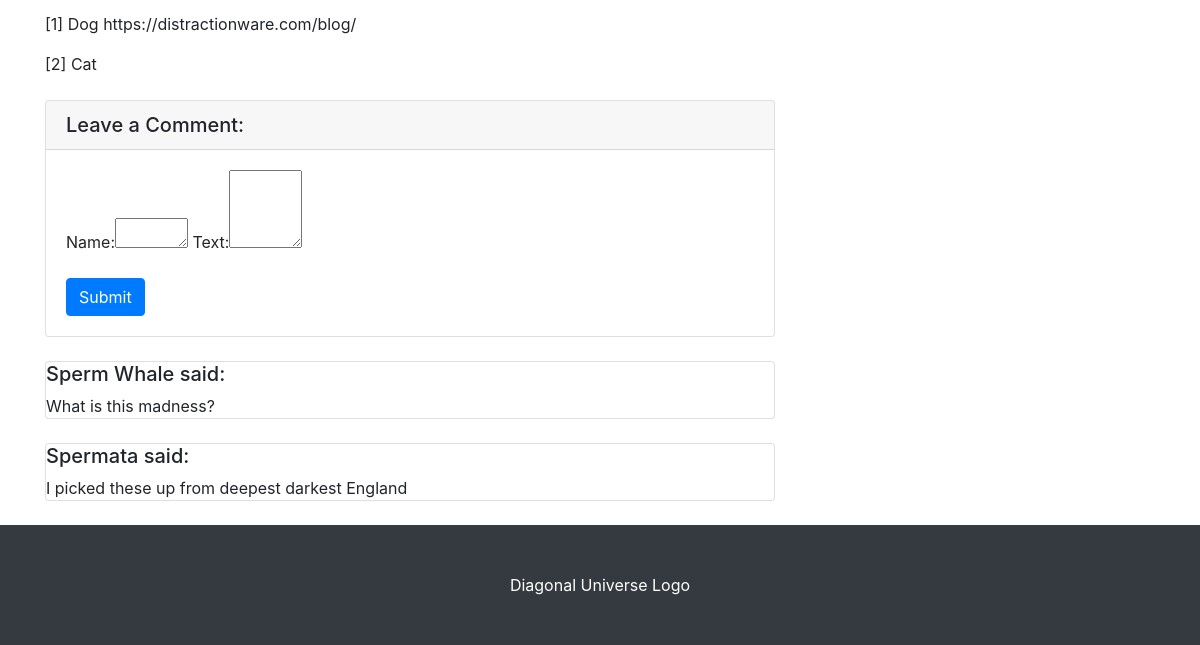
/ (lower part), run on an earlier commit of the app's database.
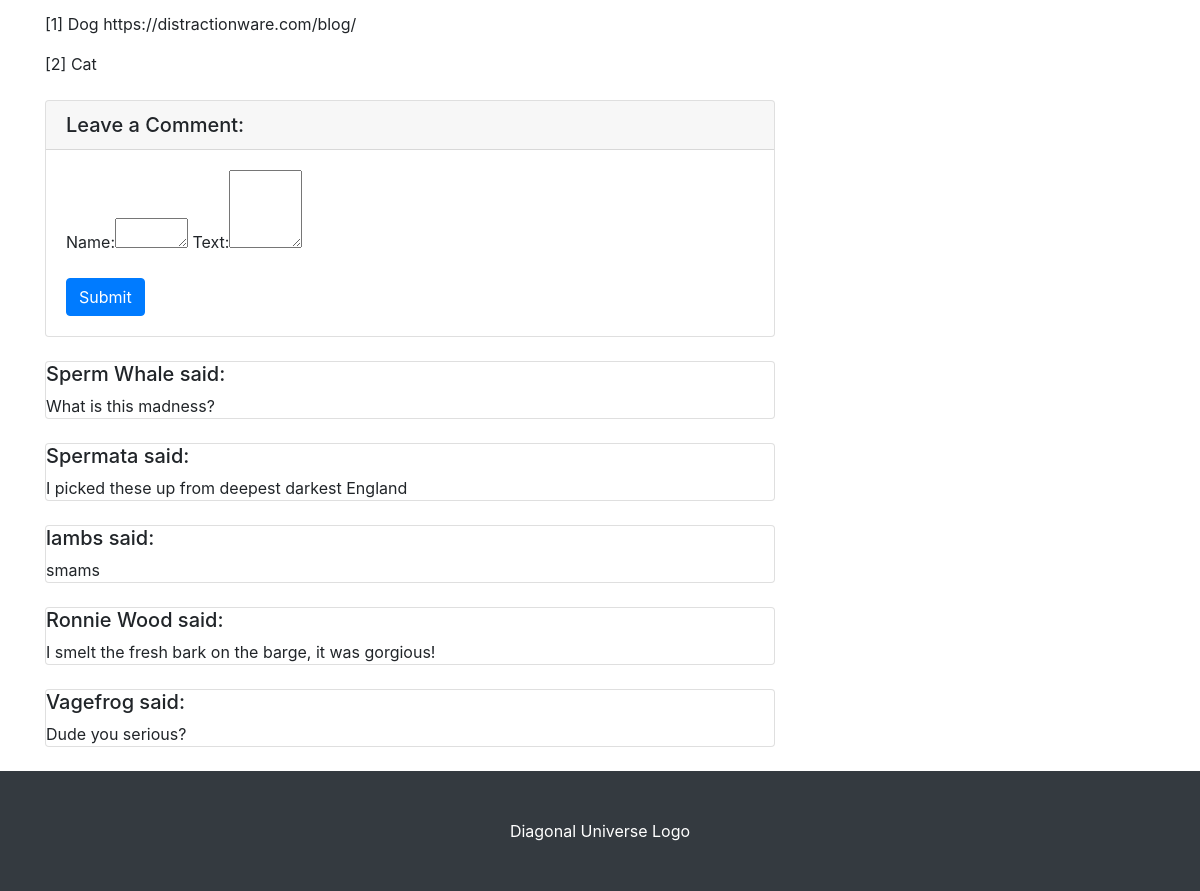
And on a later commit of the database.
### Comment/models.py (models this page shows)
class Comment(models.Model):
    name = models.CharField(max_length=30, default = "Anonymous")
    text = models.TextField(max_length=300, default = "No comment")

### post/views.py (the view)
# urls.py: path("", views.index, name="index"),
def index(request):
    latestPost = Post.objects.latest('id')
    categorys = Post.CATEGORYS
    comments = Comment.objects.all()
    form = CommentForm()
    if request.method == 'POST':
        comment = Comment()
        comment.name = request.POST.get('name')
        comment.text = request.POST.get('text')
        comment.save()
        return render(request, 'post/thanks.html')
    else:
        return render(request, "post/index.html", {'latestPost': latestPost, 'categorys': categorys, 'comments': comments, 'form': form})

### Comment/forms.py
class CommentForm(forms.Form):
    name = forms.CharField(max_length=30,
    widget=forms.Textarea(attrs={"rows":1, "cols":5}))
    text = forms.CharField(max_length=300,
    widget=forms.Textarea(attrs={"rows":3, "cols":5}))

### post/templates/post/index.html (shortened to what this page needs)
{% extends 'base.html' %}
{% load bootstrap %}
{% block post %}
<div class="container">
    <div class="row">
        <div class="col-lg-8">
            {% if latestPost.references != 'No references' %}
            <div class="references_section">
                <p>{{ latestPost.references | safe | linebreaks }}</p>
            </div>
            {% endif %}
            {% endblock %}
            {% block comments %}
            <div class="card my-4">
                <h5 class="card-header">Leave a Comment:</h5>
                <div class="card-body">
                    <form action="" method="POST">
                        <div class="form-group">
                            {{form|bootstrap}}
                        </div>
                        <button type="submit" class="btn btn-primary" value="Comment">Submit</button>
                    </form>
                </div>
            </div>
            {% for comment in comments %}
            <div class="card mb-4">
                <div class="media-body">
                    <h5 class="mt-0">{{ comment.name }} said:</h5>
                    {{ comment.text }}
                </div>
            </div>
            {% endfor %}
            {% endblock %}

What changed in the data, as far as the page shows it:
added Comment: name "lambs", text "smams"
added Comment: name "Ronnie Wood", text "I smelt the fresh bark on the barge, it was gorgious!"
added Comment: name "Vagefrog", text "Dude you serious?"
